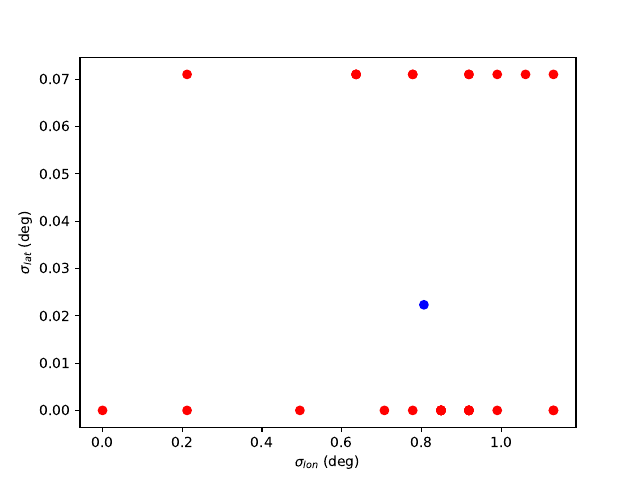

This chart was generated by the following Python code:
import numpy as np
from astropy.table import Table
import statistics as stats
import matplotlib.pyplot as plt

# Code goal: Extract basic statistics of events sample

# Step 1: Read data from table

tab_data = Table.read("meteors_database.tab", format="ascii")

duration = tab_data["dt"]
s_dur = tab_data["s_dt"]
lat = tab_data["Latitud"]
lon = tab_data["Longitud"]
s_lat = tab_data["sig_latitude"]
s_lon = tab_data["sig_lon"]

# Step 2: Obtain relevant statistics

## Mean duration

mean_duration = stats.mean(duration)
mean_s_lat = stats.mean(s_lat)
mean_s_lon = stats.mean(s_lon)

# Plot data in scatter plots or similar
plt.scatter(s_lon, s_lat, c="r")
plt.scatter(mean_s_lon, mean_s_lat, c="b")
plt.xlabel(r"$\sigma_{lon}$ (deg)")
plt.ylabel(r"$\sigma_{lat}$ (deg)")
plt.savefig("events_statistics.pdf")
